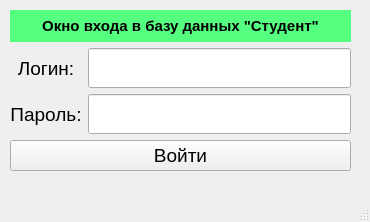
<?xml version="1.0" encoding="UTF-8"?>
<ui version="4.0">
 <class>LoginWindow</class>
 <widget class="QMainWindow" name="LoginWindow">
  <property name="geometry">
   <rect>
    <x>0</x>
    <y>0</y>
    <width>370</width>
    <height>222</height>
   </rect>
  </property>
  <property name="windowTitle">
   <string>Окно авторизации</string>
  </property>
  <widget class="QWidget" name="centralwidget">
   <widget class="QWidget" name="">
    <property name="geometry">
     <rect>
      <x>10</x>
      <y>10</y>
      <width>341</width>
      <height>161</height>
     </rect>
    </property>
    <layout class="QVBoxLayout" name="verticalLayout">
     <item>
      <widget class="QLabel" name="label">
       <property name="font">
        <font>
         <pointsize>11</pointsize>
         <weight>75</weight>
         <bold>true</bold>
        </font>
       </property>
       <property name="styleSheet">
        <string notr="true">background-color: rgb(85, 255, 127);</string>
       </property>
       <property name="text">
        <string>Окно входа в базу данных &quot;Студент&quot;</string>
       </property>
       <property name="alignment">
        <set>Qt::AlignCenter</set>
       </property>
      </widget>
     </item>
     <item>
      <layout class="QGridLayout" name="gridLayout">
       <item row="0" column="0">
        <widget class="QLabel" name="labelLogin">
         <property name="sizePolicy">
          <sizepolicy hsizetype="Minimum" vsizetype="Minimum">
           <horstretch>0</horstretch>
           <verstretch>0</verstretch>
          </sizepolicy>
         </property>
         <property name="font">
          <font>
           <pointsize>14</pointsize>
          </font>
         </property>
         <property name="text">
          <string>Логин:</string>
         </property>
         <property name="alignment">
          <set>Qt::AlignCenter</set>
         </property>
        </widget>
       </item>
       <item row="0" column="1">
        <widget class="QLineEdit" name="lineEditLogin">
         <property name="minimumSize">
          <size>
           <width>0</width>
           <height>40</height>
          </size>
         </property>
         <property name="font">
          <font>
           <pointsize>12</pointsize>
          </font>
         </property>
        </widget>
       </item>
       <item row="1" column="0">
        <widget class="QLabel" name="labelPassword">
         <property name="sizePolicy">
          <sizepolicy hsizetype="Minimum" vsizetype="Minimum">
           <horstretch>0</horstretch>
           <verstretch>0</verstretch>
          </sizepolicy>
         </property>
         <property name="font">
          <font>
           <pointsize>14</pointsize>
          </font>
         </property>
         <property name="text">
          <string>Пароль:</string>
         </property>
         <property name="alignment">
          <set>Qt::AlignCenter</set>
         </property>
        </widget>
       </item>
       <item row="1" column="1">
        <widget class="QLineEdit" name="lineEditPassword">
         <property name="minimumSize">
          <size>
           <width>0</width>
           <height>40</height>
          </size>
         </property>
         <property name="font">
          <font>
           <pointsize>12</pointsize>
          </font>
         </property>
         <property name="echoMode">
          <enum>QLineEdit::Password</enum>
         </property>
        </widget>
       </item>
      </layout>
     </item>
     <item>
      <widget class="QPushButton" name="pushButtonLogin">
       <property name="sizePolicy">
        <sizepolicy hsizetype="Minimum" vsizetype="Minimum">
         <horstretch>0</horstretch>
         <verstretch>0</verstretch>
        </sizepolicy>
       </property>
       <property name="font">
        <font>
         <pointsize>14</pointsize>
        </font>
       </property>
       <property name="text">
        <string>Войти</string>
       </property>
      </widget>
     </item>
    </layout>
   </widget>
  </widget>
  <widget class="QMenuBar" name="menubar">
   <property name="geometry">
    <rect>
     <x>0</x>
     <y>0</y>
     <width>370</width>
     <height>21</height>
    </rect>
   </property>
  </widget>
  <widget class="QStatusBar" name="statusbar"/>
 </widget>
 <resources/>
 <connections/>
</ui>
